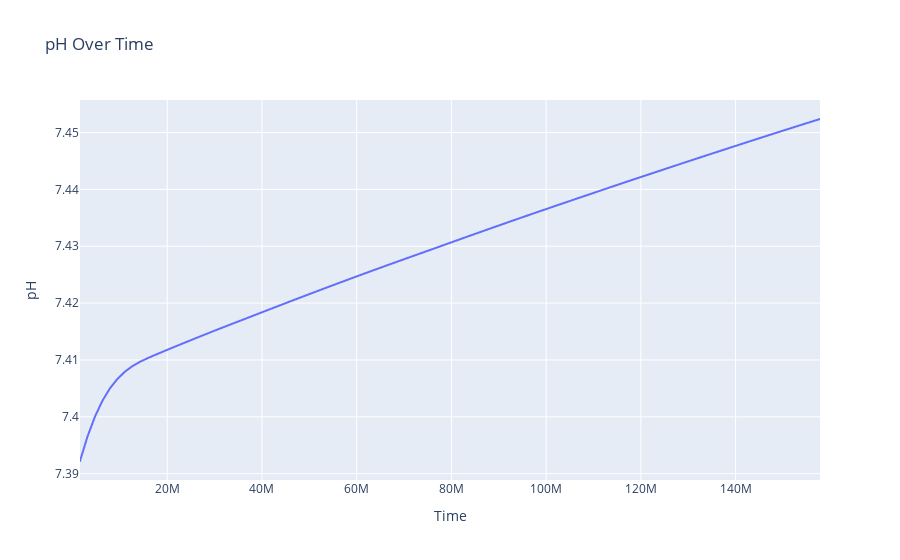
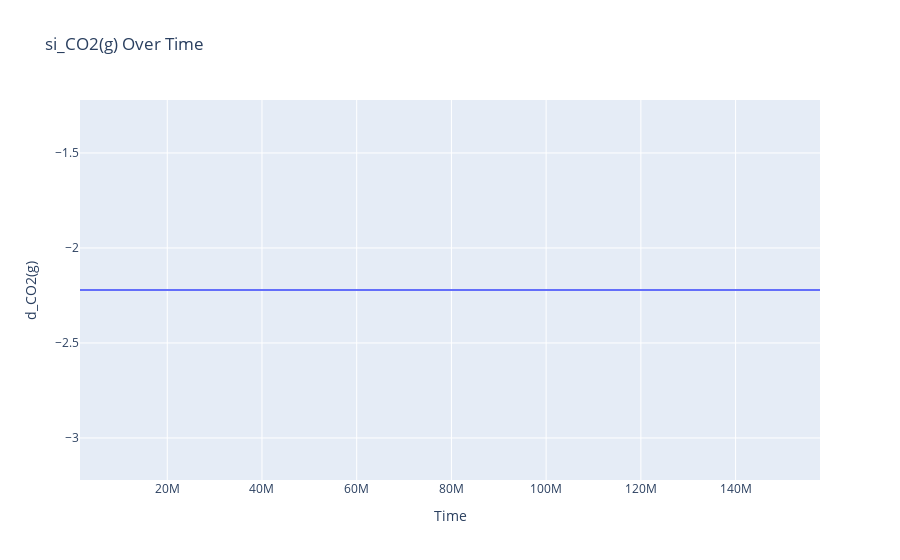

These figures' notebook cell, in order:
### Code cell
# Create a line chart for pH over time
fig1 = px.line(df, x="time", y="pH", title="pH Over Time")
fig1.update_xaxes(title="Time")
fig1.update_yaxes(title="pH")

# Create a line chart for si_CO2(g) over time
fig2 = px.line(df, x="time", y="si_CO2(g)", title="si_CO2(g) Over Time")
fig2.update_xaxes(title="Time")
fig2.update_yaxes(title="d_CO2(g)")

# Display the plots
fig1.show()
fig2.show()
df.columns

### Figure 1 — Plotly figure (JSON) as saved in the notebook; plotly's stock layout.template omitted (floating-point values rounded to 4 significant figures; data arrays with more than 128 entries replaced by an {"elided": "..."} marker saying what was removed)
{"data": [{"hovertemplate": "time=%{x}<br>pH=%{y}<extra></extra>", "legendgroup": "", "line": {"color": "#636efa", "dash": "solid"}, "marker": {"symbol": "circle"}, "mode": "lines", "name": "", "showlegend": false, "type": "scattergl", "x": {"elided": "1100 int values"}, "xaxis": "x", "y": {"elided": "1100 float values"}, "yaxis": "y"}], "layout": {"legend": {"tracegroupgap": 0}, "title": {"text": "pH Over Time"}, "xaxis": {"anchor": "y", "domain": [0, 1], "title": {"text": "Time"}}, "yaxis": {"anchor": "x", "domain": [0, 1], "title": {"text": "pH"}}}}

### Figure 2 — Plotly figure (JSON) as saved in the notebook; plotly's stock layout.template omitted (floating-point values rounded to 4 significant figures; data arrays with more than 128 entries replaced by an {"elided": "..."} marker saying what was removed)
{"data": [{"hovertemplate": "time=%{x}<br>si_CO2(g)=%{y}<extra></extra>", "legendgroup": "", "line": {"color": "#636efa", "dash": "solid"}, "marker": {"symbol": "circle"}, "mode": "lines", "name": "", "showlegend": false, "type": "scattergl", "x": {"elided": "1100 int values"}, "xaxis": "x", "y": {"elided": "1100 float values"}, "yaxis": "y"}], "layout": {"legend": {"tracegroupgap": 0}, "title": {"text": "si_CO2(g) Over Time"}, "xaxis": {"anchor": "y", "domain": [0, 1], "title": {"text": "Time"}}, "yaxis": {"anchor": "x", "domain": [0, 1], "title": {"text": "d_CO2(g)"}}}}
